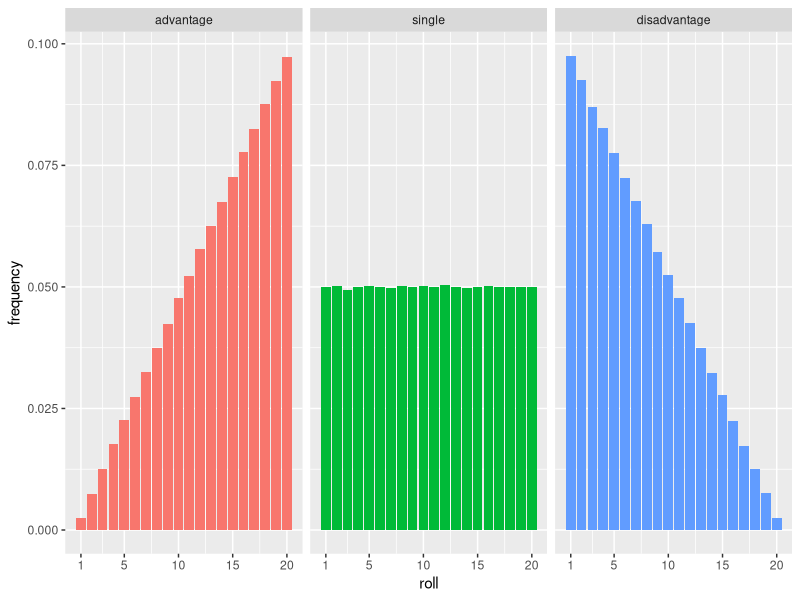
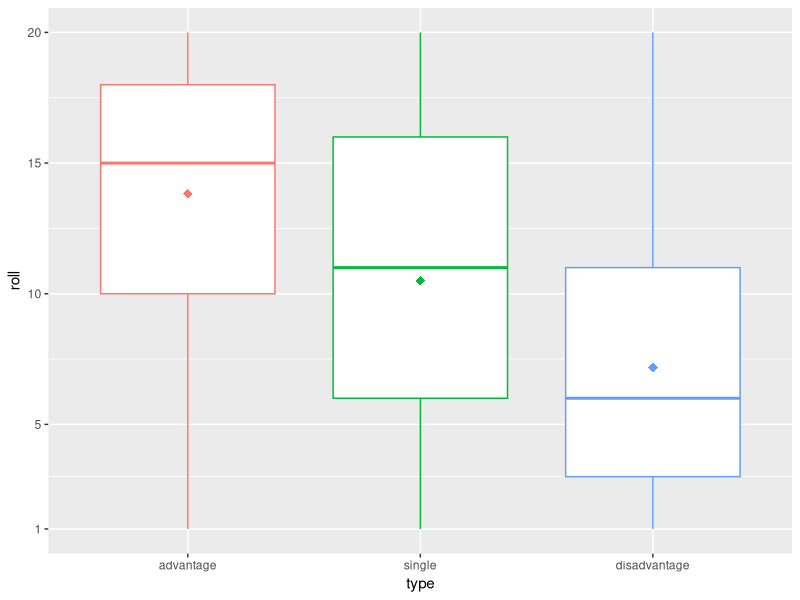
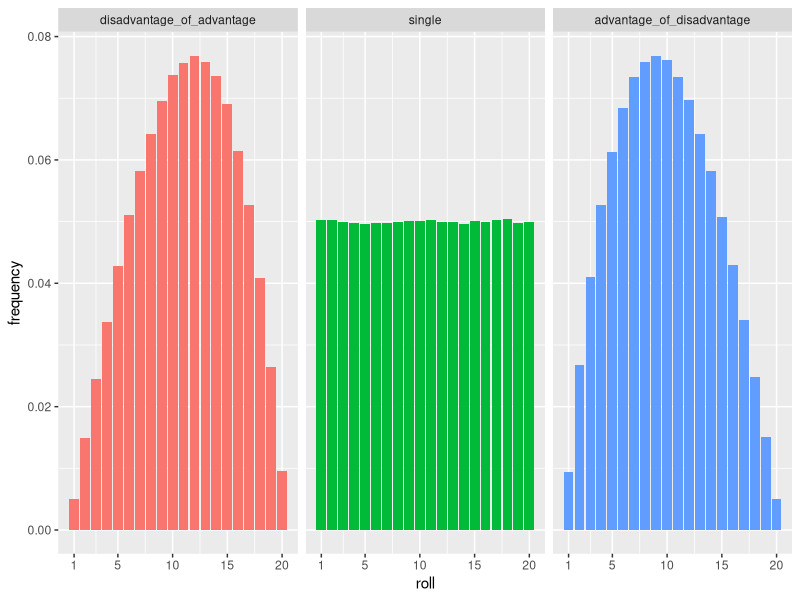
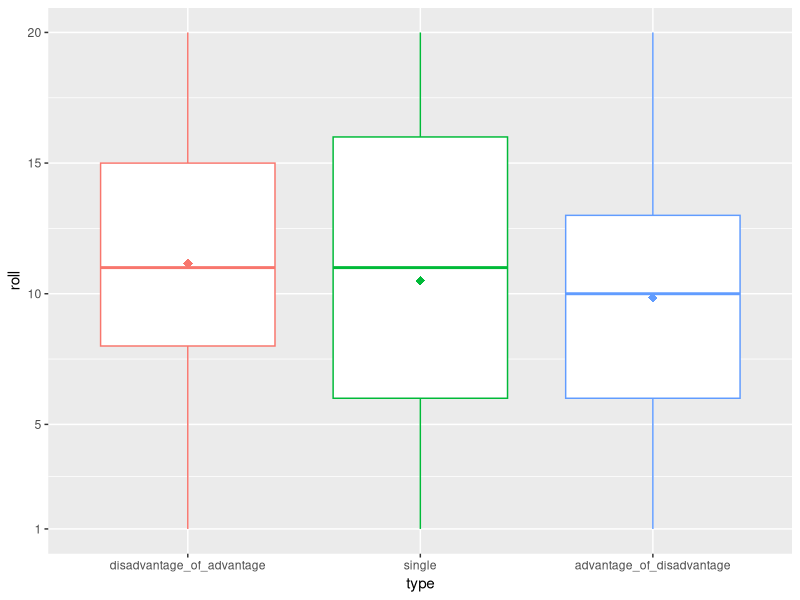

Source code (R) for these figures, in order:
## ---- chunk 1
library(reshape2)
library(dplyr)
library(ggplot2)
## ---- chunk 2
N <- 1000000
roll1 <- sample(1:20, N, replace=T)
roll2 <- sample(1:20, N, replace=T)
raw_rolls <- data.frame(advantage=pmax(roll1, roll2), single=roll1, disadvantage=pmin(roll1, roll2))
summary(raw_rolls)
## ---- chunk 3
rolls <- melt(raw_rolls, id.vars=NULL)
names(rolls) <- c("type", "roll")
# re-order the factor so the graph is ordered left-to-right, best-to-worst
rolls$type <- factor(rolls$type, levels=c("advantage", "single", "disadvantage"))
roll_pmf <- rolls %>% group_by(type, roll) %>% summarize(count=n()) %>% mutate(frequency=count/sum(count))

p <- ggplot(roll_pmf, aes(x=roll, y=frequency, fill=type)) +
  geom_bar(stat="identity", show.legend=F) +
  scale_x_continuous(breaks=c(1, 5, 10, 15, 20))
p + facet_grid(. ~ type)
## ---- chunk 4
ggplot(rolls, aes(type, roll, color=type)) +
  geom_boxplot(show.legend=F) +
  stat_summary(fun.y=mean, geom="point", shape=18, size=3, show.legend=F) +
  scale_y_continuous(breaks=c(1, 5, 10, 15, 20))
## ---- chunk 5
roll1 <- sample(1:20, N, replace=T)
roll2 <- sample(1:20, N, replace=T)
roll3 <- sample(1:20, N, replace=T)
roll4 <- sample(1:20, N, replace=T)
raw_rolls <- data.frame(
  disadvantage_of_advantage=pmin(pmax(roll1, roll2), pmax(roll3, roll4)),
  single=roll1,
  advantage_of_disadvantage=pmax(pmin(roll1, roll2), pmin(roll3, roll4))
)
summary(raw_rolls)
## ---- chunk 6
rolls <- melt(raw_rolls, id.vars=NULL)
names(rolls) <- c("type", "roll")
# re-order the factor so the graph is ordered left-to-right, best-to-worst
rolls$type <- factor(rolls$type, levels=c("disadvantage_of_advantage", "single", "advantage_of_disadvantage"))

roll_pmf <- rolls %>% group_by(type, roll) %>% summarize(count=n()) %>% mutate(frequency=count/sum(count))

p <- ggplot(roll_pmf, aes(x=roll, y=frequency, fill=type)) +
  geom_bar(stat="identity", show.legend=F) +
  scale_x_continuous(breaks=c(1, 5, 10, 15, 20))
p + facet_grid(. ~ type)
## ---- chunk 7
ggplot(rolls, aes(type, roll, color=type)) +
  geom_boxplot(show.legend=F) +
  stat_summary(fun.y=mean, geom="point", shape=18, size=3, show.legend=F) +
  scale_y_continuous(breaks=c(1, 5, 10, 15, 20))
